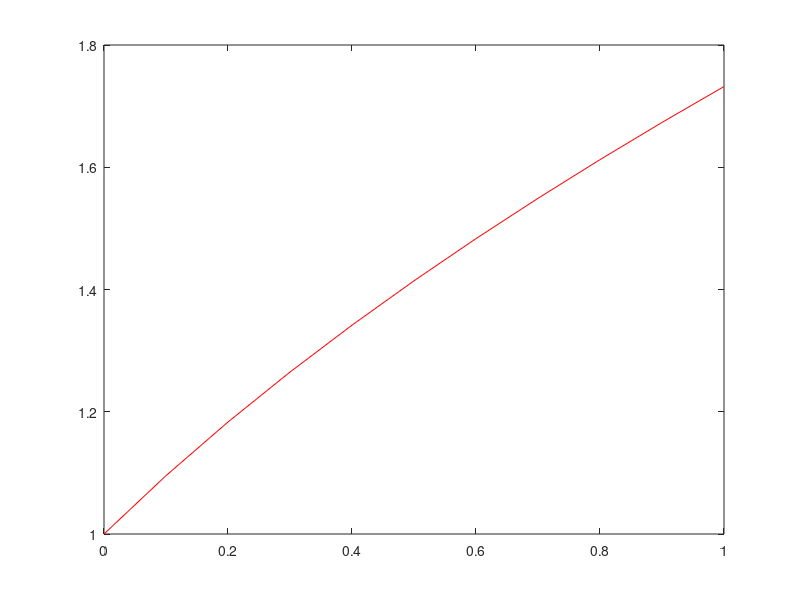

This figure's MATLAB source: (Note: this script raises an error after producing the figure.)
a = 0;
b = 1;
h = 0.1;
y0 = 1;

real = [];
steps = [];
for k = a:h:b
    real = [real sqrt(1+2*k)];
    steps = [steps k];
end

plot(steps,real,'red');
hold on;

pre_eular(a,b,h,y0);
back_eular(a,b,h,y0);
trapezoid2(a,b,h,y0);
improve_eular(a,b,h,y0);